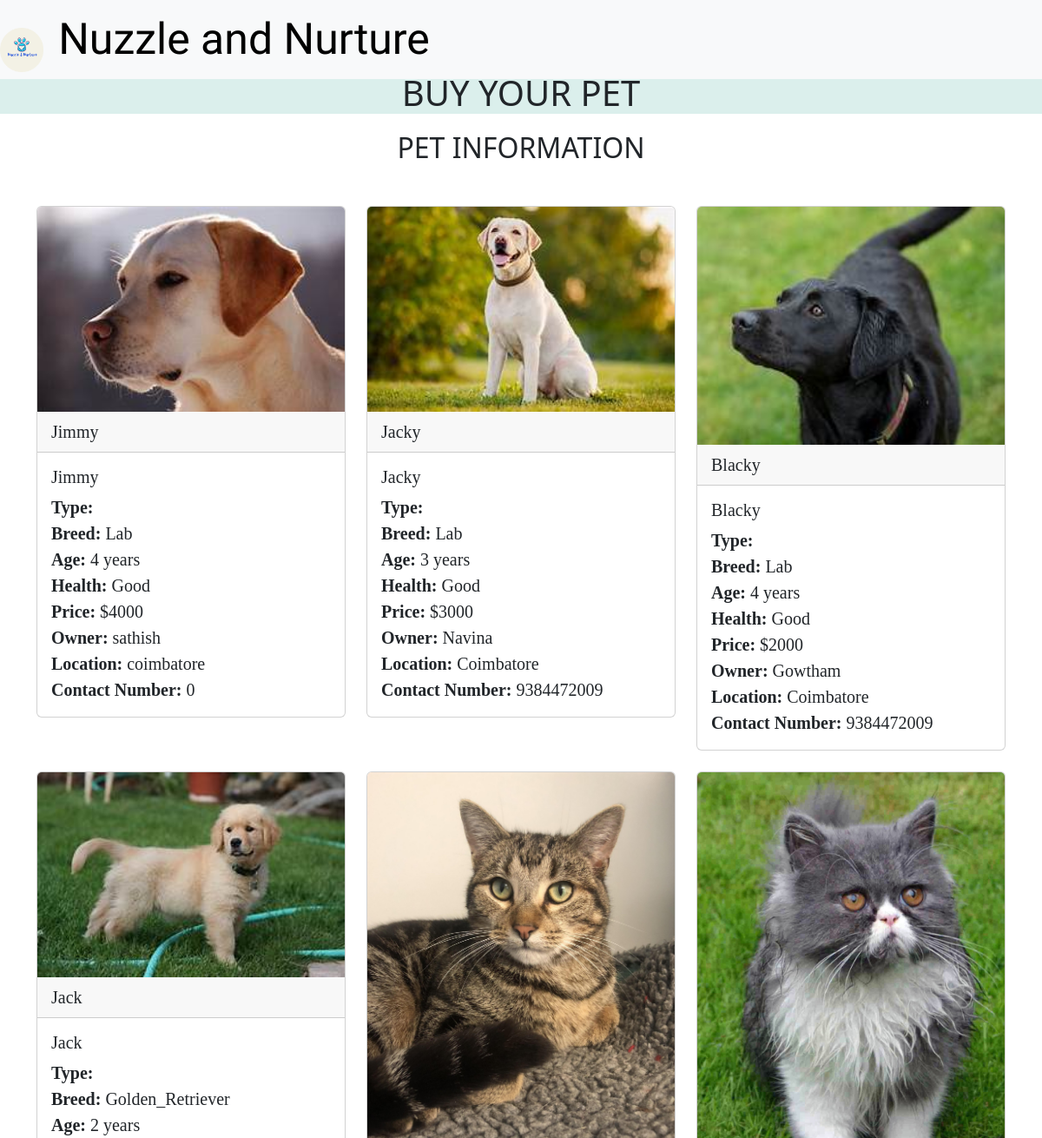
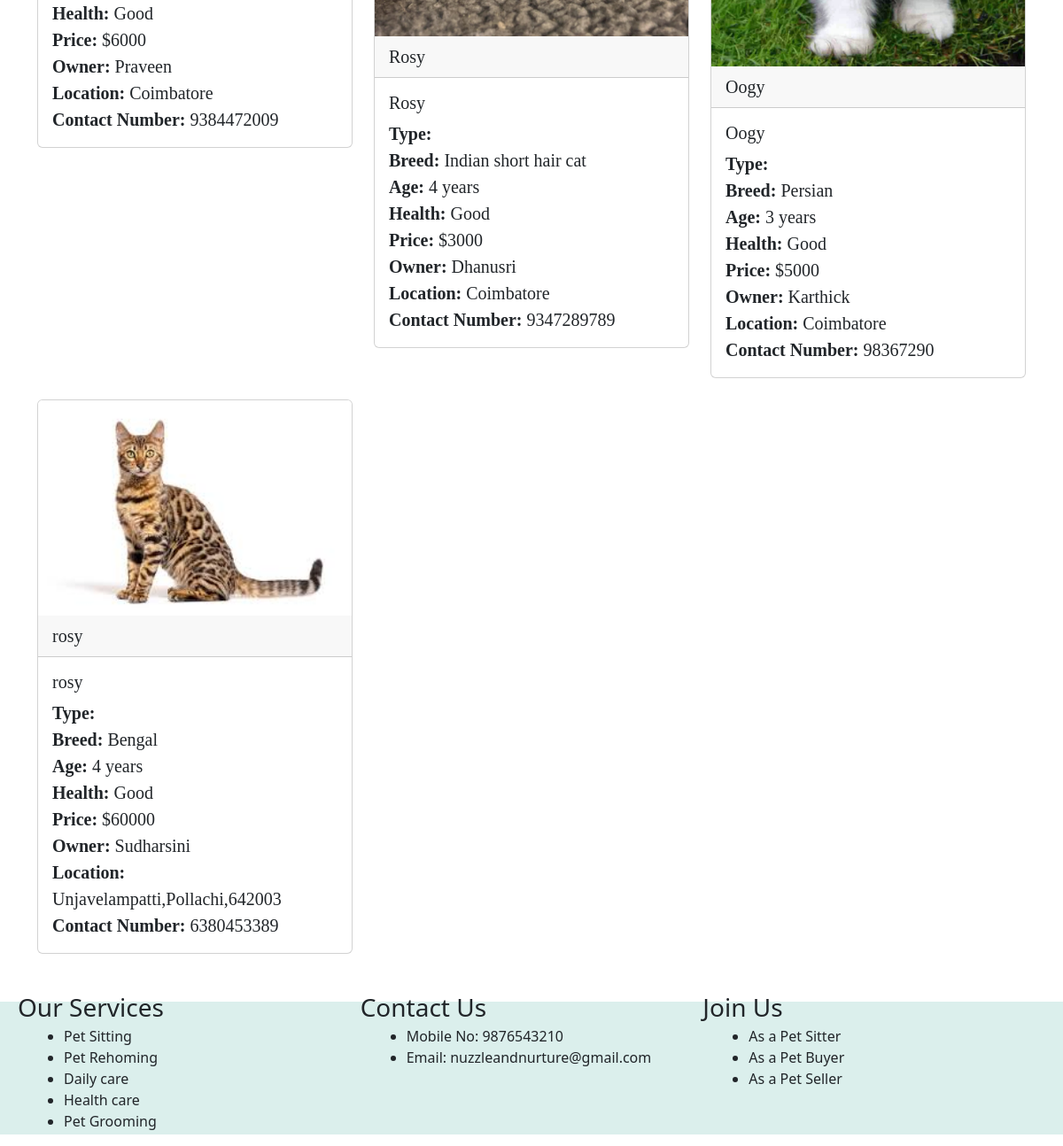
Screenshot of /app/buy_pet/ with the database file from the repository (2 pictures, top to bottom).
### app/models.py (models this page shows, shortened)
class Pet(models.Model):
    name=models.CharField(max_length=100)
    pet_type=models.CharField(max_length=100)
    breed=models.CharField(max_length=100)
    age=models.IntegerField()
    health=models.CharField(max_length=100)
    price=models.IntegerField()
    owner_name=models.CharField(max_length=100)
    place=models.CharField(max_length=100)
    c_number=models.IntegerField(default=0)
    image=models.ImageField(upload_to='media/pet_images')

### app/views.py (the view)
# urls.py: path('buy_pet/',views.buy_pet,name='buy_pet'),
def buy_pet(request):
    pets=Pet.objects.all()
    return render(request,'app/buy_pet.html',{'pets':pets})

### app/templates/app/buy_pet.html (shortened to what this page needs)
<!DOCTYPE html>
<html lang="en" dir="ltr">
  <head>
    {% load static %}
    <link href="https://cdn.jsdelivr.net/npm/bootstrap@5.3.3/dist/css/bootstrap.min.css" rel="stylesheet">
    <link rel="stylesheet" href="buy_pet.css">
  </head>
  <body>
<nav class="navbar bg-body-tertiary">
  <div class="container1">
    <img src="{% static 'images/IMG-20240723-WA0010 1.png' %}" alt="logo" style="width: 50px; height: auto;">
    <a class="navbar-brand" href="{% url 'home' %}" style="text-decoration: none; margin-left: 13px; margin-top: 15px;font-family: 'Jolly Lodger', system-ui;color:black;font-size:50px;" >Nuzzle and Nurture</a>
   </div>
</nav>
<nav class="navbar_sell" style="background-color:#DBEFEC;">
  <div class="container1">
    <h1>BUY YOUR PET</h1>
  </div>
</nav>
<div class="topic" style="margin-top: 20px;">
<h2>PET INFORMATION</h2>
</div>
<div class="container mt-5">
  <div class="row">
      {% for pet in pets %}
          <div class="col-md-4 mb-4">
              <div class="card">
                  <img src="{{ pet.image.url }}" class="card-img-top" alt="{{ pet.name }}">
                  <div class="card-header">
                      {{pet.name}}
                  </div>
                  <div class="card-body">
                      <h5 class="card-title">{{ pet.name }}</h5>
                      <p class="card-text">
                          <strong>Type:</strong> {{ pet.type }}<br>
                          <strong>Breed:</strong> {{ pet.breed }}<br>
                          <strong>Age:</strong> {{ pet.age }} years<br>
                          <strong>Health:</strong> {{ pet.health }}<br>
                          <strong>Price:</strong> ${{ pet.price }}<br>
                          <strong>Owner:</strong> {{ pet.owner_name }}<br>
                          <strong>Location:</strong> {{ pet.place }}<br>
                          <strong>Contact Number:</strong> {{ pet.c_number }}
                      </p>
                  </div>
              </div>
          </div>
      {% endfor %}
  </div>
</div>
<footer class="footer">
  <div class="row1">
      <div class="col" style="margin-top: -30px;">
          <h3>Our Services</h3>
          <ul style="margin-left: 20px; margin-top: -5px;">
              <li>Pet Sitting</li>
              <li>Pet Rehoming</li>
              <li>Daily care</li>
              <li>Health care</li>
              <li>Pet Grooming</li>
          </ul>
      </div>
      <div class="col" style="margin-top: -30px;">
          <h3>Contact Us</h3>
          <ul style="margin-left: 20px; margin-top: -5px;">
              <li>Mobile No: 9876543210</li>
              <li>Email: nuzzleandnurture@gmail.com</li>
          </ul>
      </div>
      <div class="col" style="margin-top: -30px;">
          <h3>Join Us</h3>
          <ul style="margin-left: 20px; margin-top: -5px;">
              <li>As a Pet Sitter</li>
              <li>As a Pet Buyer</li>
              <li>As a Pet Seller</li>
          </ul>
      </div>
  </div>
</footer>
  </body>
</html>

### app/templates/app/buy_pet.css (style rules this page uses)
.footer { background-color: #DBEFEC; height: 150px; position:relative; bottom:0; padding:20px; margin-top:30px; }
.col { flex:1; }
.row1 { display:flex; justify-content: space-between; }
.topic { display: flex; justify-content: center; align-items: center; }
.topic h2 { margin:0; }
.navbar_sell { display: flex; justify-content: center; align-items: center; height: 40px; }
.container { justify-content:center; font-family:"Cormorant Garamond", serif; font-size:20px; }

### app/templates/app/buy_pet.html (style rules this page uses)
.footer { background-color: #DBEFEC; height: 160px; position:relative; bottom:0; padding:30px; margin-top:30px; }
.col { flex:1; }
.row1 { display:flex; justify-content: space-between; }
.topic { display: flex; justify-content: center; align-items: center; }
.topic h2 { margin:0; }
.navbar_sell { display: flex; justify-content: center; align-items: center; height: 40px; }
.container { justify-content:center; font-family:"Cormorant Garamond", serif; font-size:20px; }

### rows the page displays
Pet: image (picture), name "Jimmy", breed "Lab", age "4", health "Good", price "4000", owner_name "sathish", place "coimbatore", c_number "0"
Pet: image (picture), name "Jacky", breed "Lab", age "3", health "Good", price "3000", owner_name "Navina", place "Coimbatore", c_number "9384472009"
Pet: image (picture), name "Blacky", breed "Lab", age "4", health "Good", price "2000", owner_name "Gowtham", place "Coimbatore", c_number "9384472009"
Pet: image (picture), name "Jack", breed "Golden_Retriever", age "2", health "Good", price "6000", owner_name "Praveen", place "Coimbatore", c_number "9384472009"
Pet: image (picture), name "Rosy", breed "Indian short hair cat", age "4", health "Good", price "3000", owner_name "Dhanusri", place "Coimbatore", c_number "9347289789"
Pet: image (picture), name "Oogy", breed "Persian", age "3", health "Good", price "5000", owner_name "Karthick", place "Coimbatore", c_number "98367290"
Pet: image (picture), name "rosy", breed "Bengal", age "4", health "Good", price "60000", owner_name "Sudharsini", place "Unjavelampatti,Pollachi,642003", c_number "6380453389"
